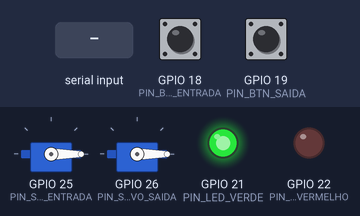
Bench run of a sketch on a simulated ESP32. Shown: 2 × servo, output pins drawn as LEDs (lit = HIGH). The inputs (shaded band) are chosen by the test bench; at power-on: GPIO 18 (PIN_BTN_ENTRADA) HIGH, GPIO 19 (PIN_BTN_SAIDA) HIGH. What the sketch prints to the serial monitor is not drawn.

Above: at 1.2 s.
1.3 s: GPIO 18 (PIN_BTN_ENTRADA) pulled LOW for 0.15 s
At 2.6 s:
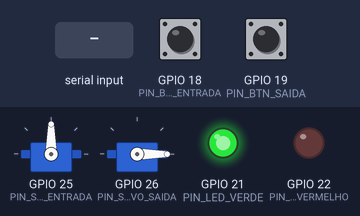
4.4 s: GPIO 19 (PIN_BTN_SAIDA) pulled LOW for 0.15 s
At 5.0 s:
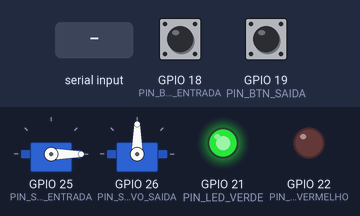
7.5 s: "T" received over Serial
9.0 s: GPIO 18 (PIN_BTN_ENTRADA) pulled LOW for 1 s
At 10.0 s:
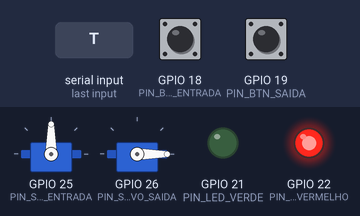
13.0 s: GPIO 19 (PIN_BTN_SAIDA) pulled LOW for 1 s
At 14.1 s:
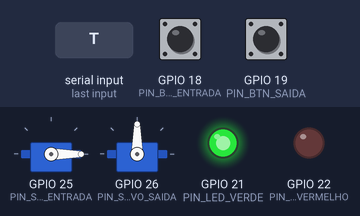
15.5 s: "R" received over Serial
Timing chart, 0 to 18.0 s (numbered marks = the images above; inputs shaded):
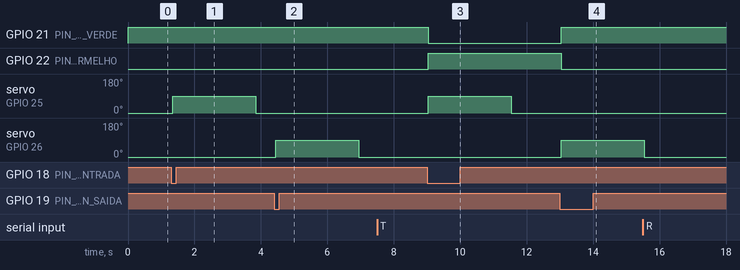

Measured:
- after the input at 1.3 s, servo on GPIO 25 (PIN_SERVO_ENTRADA): 0° → 90° at once, → 0° 2.5 s later
- after the input at 4.4 s, servo on GPIO 26 (PIN_SERVO_SAIDA): 0° → 90° at once, → 0° 2.5 s later
- after the input at 7.5 s, every drawn part: stays the same
- after the input at 9.0 s, GPIO 21 (PIN_LED_VERDE): HIGH → LOW at once; GPIO 22 (PIN_LED_VERMELHO): LOW → HIGH at once; servo on GPIO 25 (PIN_SERVO_ENTRADA): 0° → 90° at once, → 0° 2.5 s later
- after the input at 13.0 s, GPIO 21 (PIN_LED_VERDE): LOW → HIGH at once; GPIO 22 (PIN_LED_VERMELHO): HIGH → LOW at once; servo on GPIO 26 (PIN_SERVO_SAIDA): 0° → 90° at once

The sketch:

sketch.ino
```cpp
/*
 * ════════════════════════════════════════════════════════════════════
 *   CONTROLE AUTOMATIZADO DE ESTACIONAMENTO — ESP32 DevKit V1
 * ════════════════════════════════════════════════════════════════════
 *   Laboratório de Sistemas Embarcados · Wokwi · C/C++ (Arduino)
 *
 *   • Capacidade: 30 vagas
 *   • 2 cancelas independentes (servos SG90) — 0° fechada / 90° aberta
 *   • LED verde = há vagas · LED vermelho = lotado
 *   • Debounce de 40 ms com detecção de borda (1 acionamento = 1 evento)
 *   • Fechamento automático após 2,5 s usando millis() (não bloqueante)
 *   • Monitor serial (115200 bps) com comandos de teste:
 *        T → ajusta o contador para 29   R → zera o contador
 *        ? → mostra o status atual        H → ajuda
 *
 *   Mapeamento de GPIOs
 *   ┌──────────────────┬──────┬────────────────────────────┐
 *   │ Botão ENTRADA    │  18  │ Entrada digital (pull-up)  │
 *   │ Botão SAÍDA      │  19  │ Entrada digital (pull-up)  │
 *   │ LED verde        │  21  │ Saída digital              │
 *   │ LED vermelho     │  22  │ Saída digital              │
 *   │ Servo entrada    │  25  │ PWM                        │
 *   │ Servo saída      │  26  │ PWM                        │
 *   └──────────────────┴──────┴────────────────────────────┘
 * ════════════════════════════════════════════════════════════════════
 */

#include <ESP32Servo.h>

// ─────────────────────────── Pinos ───────────────────────────────────
constexpr uint8_t PIN_BTN_ENTRADA   = 18;
constexpr uint8_t PIN_BTN_SAIDA     = 19;
constexpr uint8_t PIN_LED_VERDE     = 21;
constexpr uint8_t PIN_LED_VERMELHO  = 22;
constexpr uint8_t PIN_SERVO_ENTRADA = 25;
constexpr uint8_t PIN_SERVO_SAIDA   = 26;

// ───────────────────────── Parâmetros ────────────────────────────────
constexpr int           CAPACIDADE       = 30;    // vagas
constexpr unsigned long DEBOUNCE_MS      = 40;    // ms
constexpr unsigned long TEMPO_ABERTA_MS  = 2500;  // ms
constexpr int           ANGULO_FECHADA   = 0;     // graus
constexpr int           ANGULO_ABERTA    = 90;    // graus
constexpr int           SERVO_PULSO_MIN  = 500;   // µs (SG90)
constexpr int           SERVO_PULSO_MAX  = 2400;  // µs (SG90)
constexpr uint32_t      SERIAL_BAUD      = 115200;

// ─────────────────────────── Estado ──────────────────────────────────
int veiculos = 0;   // veículos atualmente no estacionamento

// ═════════════════════════════════════════════════════════════════════
//  Botão com debounce + detecção de borda de descida (pressionar)
// ═════════════════════════════════════════════════════════════════════
struct Botao {
  uint8_t       pino;
  int           estadoEstavel   = HIGH; // último estado validado pelo debounce
  int           ultimaLeitura   = HIGH; // última leitura bruta
  unsigned long instanteMudanca = 0;    // quando a leitura bruta mudou

  explicit Botao(uint8_t p) : pino(p) {}

  void iniciar() {
    pinMode(pino, INPUT_PULLUP);
    estadoEstavel   = digitalRead(pino);
    ultimaLeitura   = estadoEstavel;
    instanteMudanca = millis();
  }

  // Retorna true UMA única vez por acionamento (borda HIGH → LOW estável).
  // Manter o botão pressionado não gera novos eventos.
  bool foiPressionado() {
    const int leitura = digitalRead(pino);
    const unsigned long agora = millis();

    if (leitura != ultimaLeitura) {          // houve oscilação: reinicia janela
      ultimaLeitura   = leitura;
      instanteMudanca = agora;
    }

    if ((agora - instanteMudanca) >= DEBOUNCE_MS && leitura != estadoEstavel) {
      estadoEstavel = leitura;               // nível estável por ≥ 40 ms
      return estadoEstavel == LOW;           // LOW = pressionado (pull-up)
    }
    return false;
  }
};

// ═════════════════════════════════════════════════════════════════════
//  Cancela: servo + temporizador próprio (independente da outra)
// ═════════════════════════════════════════════════════════════════════
struct Cancela {
  const char*   nome;
  uint8_t       pino;
  Servo         servo;
  bool          aberta           = false;
  unsigned long instanteAbertura = 0;

  Cancela(const char* n, uint8_t p) : nome(n), pino(p) {}

  void iniciar() {
    servo.setPeriodHertz(50);                        // SG90 → 50 Hz
    servo.attach(pino, SERVO_PULSO_MIN, SERVO_PULSO_MAX);
    servo.write(ANGULO_FECHADA);
    aberta = false;
  }

  void abrir() {
    servo.write(ANGULO_ABERTA);
    aberta           = true;
    instanteAbertura = millis();
  }

  void fechar() {
    servo.write(ANGULO_FECHADA);
    aberta = false;
  }

  // Deve ser chamada a cada loop: fecha sozinha após 2,5 s, sem delay().
  // Retorna true no instante em que fechou.
  bool atualizar() {
    if (aberta && (millis() - instanteAbertura) >= TEMPO_ABERTA_MS) {
      fechar();
      return true;
    }
    return false;
  }
};

Botao   btnEntrada     { PIN_BTN_ENTRADA };
Botao   btnSaida       { PIN_BTN_SAIDA };
Cancela cancelaEntrada { "ENTRADA", PIN_SERVO_ENTRADA };
Cancela cancelaSaida   { "SAIDA",   PIN_SERVO_SAIDA };

// ═════════════════════════════════════════════════════════════════════
//  Saída serial estilizada
// ═════════════════════════════════════════════════════════════════════
void imprimirTimestamp() {
  const unsigned long ms = millis();
  char buf[16];
  snprintf(buf, sizeof(buf), "[%02lu:%02lu.%03lu] ",
           (ms / 60000UL) % 100, (ms / 1000UL) % 60, ms % 1000UL);
  Serial.print(buf);
}

// Barra de ocupação: um bloco por vaga (█ ocupada · ░ livre)
void imprimirBarra() {
  Serial.print("▕");
  for (int i = 0; i < CAPACIDADE; i++) Serial.print(i < veiculos ? "█" : "░");
  Serial.print("▏");
}

void imprimirStatus() {
  const int livres = CAPACIDADE - veiculos;
  char buf[48];
  Serial.print("             ");
  imprimirBarra();
  snprintf(buf, sizeof(buf), " %2d/%d ocupadas · %2d livres", veiculos, CAPACIDADE, livres);
  Serial.print(buf);
  Serial.println(veiculos >= CAPACIDADE ? "  ● LOTADO" : "  ● VAGAS");
}

void registrar(const char* tag, const char* mensagem) {
  imprimirTimestamp();
  Serial.print(tag);
  Serial.print(' ');
  Serial.println(mensagem);
}

void imprimirAjuda() {
  Serial.println();
  Serial.println("  Comandos do monitor serial:");
  Serial.println("    T  →  ajusta o contador para 29 veículos (teste de lotação)");
  Serial.println("    R  →  zera o contador");
  Serial.println("    ?  →  mostra o status atual");
  Serial.println("    H  →  mostra esta ajuda");
  Serial.println("  No Wokwi, com a simulação em foco: tecla E = ENTRADA · S = SAÍDA");
  Serial.println();
}

void imprimirBanner() {
  Serial.println();
  Serial.println("╔════════════════════════════════════════════════════╗");
  Serial.println("║      CONTROLE AUTOMATIZADO DE ESTACIONAMENTO       ║");
  Serial.println("║               ESP32 · 30 vagas · Wokwi             ║");
  Serial.println("╚════════════════════════════════════════════════════╝");
  imprimirAjuda();
}

// ═════════════════════════════════════════════════════════════════════
//  Sinalização
// ═════════════════════════════════════════════════════════════════════
void atualizarLeds() {
  const bool lotado = (veiculos >= CAPACIDADE);
  digitalWrite(PIN_LED_VERMELHO, lotado ? HIGH : LOW);
  digitalWrite(PIN_LED_VERDE,    lotado ? LOW  : HIGH);
}

// Garante 0 ≤ veiculos ≤ CAPACIDADE (RF09) e atualiza a sinalização
void definirVeiculos(int valor) {
  veiculos = constrain(valor, 0, CAPACIDADE);
  atualizarLeds();
}

// ═════════════════════════════════════════════════════════════════════
//  Regras de negócio
// ═════════════════════════════════════════════════════════════════════
void processarEntrada() {
  if (veiculos >= CAPACIDADE) {
    registrar("⛔ ENTRADA", "Acesso negado — estacionamento LOTADO.");
    imprimirStatus();
    return;
  }
  if (cancelaEntrada.aberta) {
    registrar("⏳ ENTRADA", "Cancela já aberta — aguarde o veículo passar.");
    return;
  }
  definirVeiculos(veiculos + 1);
  cancelaEntrada.abrir();
  registrar("🟢 ENTRADA", "Veículo autorizado — cancela de entrada ABERTA.");
  imprimirStatus();
  if (veiculos >= CAPACIDADE) {
    registrar("🔴 AVISO  ", "Capacidade máxima atingida. Entrada bloqueada.");
  }
}

void processarSaida() {
  if (veiculos <= 0) {
    registrar("🚫 SAÍDA  ", "Nenhum veículo no estacionamento — saída ignorada.");
    imprimirStatus();
    return;
  }
  if (cancelaSaida.aberta) {
    registrar("⏳ SAÍDA  ", "Cancela já aberta — aguarde o veículo passar.");
    return;
  }
  const bool estavaLotado = (veiculos >= CAPACIDADE);
  definirVeiculos(veiculos - 1);
  cancelaSaida.abrir();
  registrar("🔵 SAÍDA  ", "Veículo liberado — cancela de saída ABERTA.");
  imprimirStatus();
  if (estavaLotado) {
    registrar("🟢 AVISO  ", "Vaga liberada. Entrada desbloqueada.");
  }
}

void processarSerial() {
  while (Serial.available() > 0) {
    const char c = toupper(Serial.read());
    switch (c) {
      case 'T':
        definirVeiculos(CAPACIDADE - 1);
        registrar("🧪 TESTE  ", "Contador ajustado para 29 veículos.");
        imprimirStatus();
        break;
      case 'R':
        definirVeiculos(0);
        registrar("🧪 TESTE  ", "Contador zerado.");
        imprimirStatus();
        break;
      case '?':
        registrar("📊 STATUS ", "");
        imprimirStatus();
        break;
      case 'H':
        imprimirAjuda();
        break;
      default:
        break;   // ignora \r, \n e caracteres desconhecidos
    }
  }
}

// ═════════════════════════════════════════════════════════════════════
//  Setup & Loop
// ═════════════════════════════════════════════════════════════════════
void setup() {
  Serial.begin(SERIAL_BAUD);

  pinMode(PIN_LED_VERDE, OUTPUT);
  pinMode(PIN_LED_VERMELHO, OUTPUT);

  btnEntrada.iniciar();
  btnSaida.iniciar();

  // Reserva timers de hardware para o PWM dos servos
  ESP32PWM::allocateTimer(0);
  ESP32PWM::allocateTimer(1);
  cancelaEntrada.iniciar();
  cancelaSaida.iniciar();

  definirVeiculos(0);

  imprimirBanner();
  registrar("✅ SISTEMA", "Pronto. Cancelas fechadas.");
  imprimirStatus();
}

void loop() {
  // 1. Botões (debounce + borda) — cada um tratado de forma independente
  if (btnEntrada.foiPressionado()) processarEntrada();
  if (btnSaida.foiPressionado())   processarSaida();

  // 2. Temporização das cancelas (millis, não bloqueante)
  if (cancelaEntrada.atualizar()) registrar("🔒 ENTRADA", "Cancela de entrada FECHADA.");
  if (cancelaSaida.atualizar())   registrar("🔒 SAÍDA  ", "Cancela de saída FECHADA.");

  // 3. Comandos de teste pelo monitor serial
  processarSerial();
}
```
